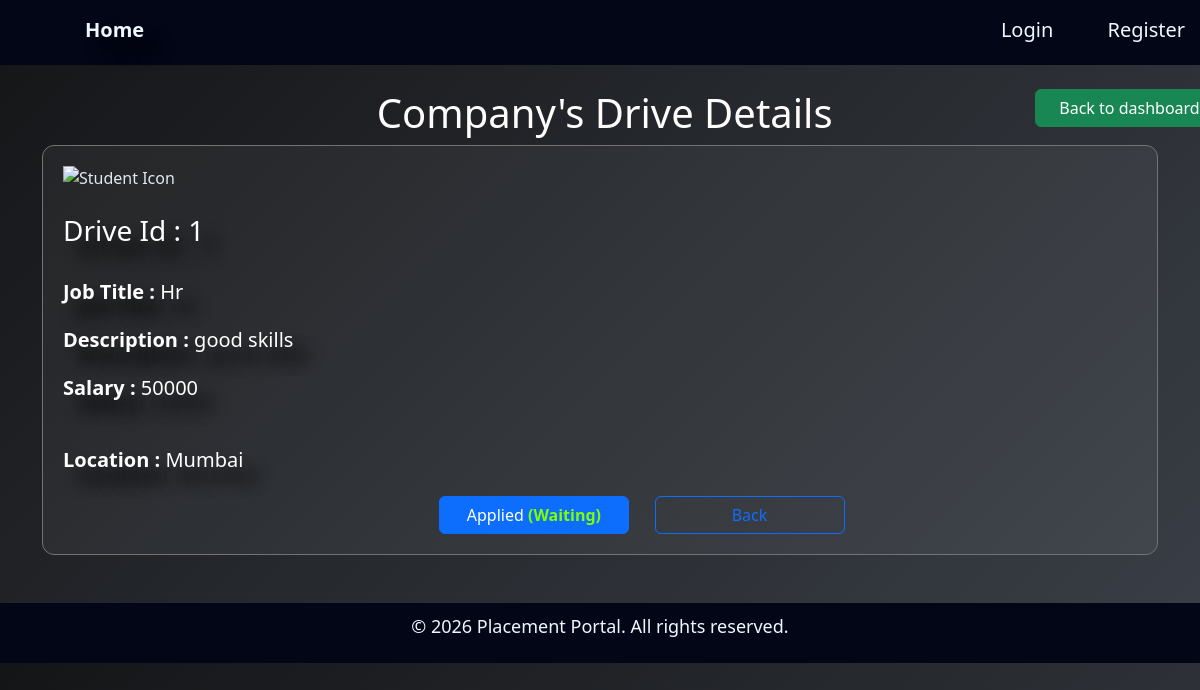
The app's page /stu_com_view/1 with its own data.
### application/models.py (models this page shows)
class Placementdrive(db.Model):
    id = db.Column(db.Integer, primary_key=True)
    company_id = db.Column(db.Integer, db.ForeignKey('companyprofile.id'), nullable=False)
    job_title = db.Column(db.String(150), nullable=False)
    job_description = db.Column(db.Text(500), nullable=False)
    salary= db.Column(db.String(50), nullable=False)
    is_approved = db.Column(db.Boolean, default=False)
    is_closed = db.Column(db.Boolean, default=False)
    company = db.relationship('Companyprofile', back_populates='drives')
    applications = db.relationship('Application', back_populates='drive',cascade="all, delete")

class Companyprofile(db.Model):
    id = db.Column(db.Integer, primary_key=True)
    user_id = db.Column(db.Integer, db.ForeignKey('user.id'), unique=True, nullable=False)
    company_name = db.Column(db.String(150), nullable=False)
    hr_contact = db.Column(db.String(150), nullable=False)
    website = db.Column(db.String(150), nullable=False)
    location = db.Column(db.String(150), nullable=False)
    user = db.relationship('User', back_populates='company_profile')
    drives = db.relationship('Placementdrive', back_populates='company',cascade="all, delete")

class Application(db.Model):
    id = db.Column(db.Integer, primary_key=True)
    student_id = db.Column(db.Integer, db.ForeignKey('studentprofile.id'), nullable=False)
    drive_id = db.Column(db.Integer, db.ForeignKey('placementdrive.id'), nullable=False)
    application_date = db.Column(db.DateTime, default=datetime.utcnow)
    status = db.Column(db.String(50), default='Applied')  #Applied/Shortlisted/Selected/Rejected
    student = db.relationship('Studentprofile', back_populates='applications')
    drive = db.relationship('Placementdrive', back_populates='applications')

### application/controllers.py (the view)
@app.route('/stu_com_view/<int:drive_id>')
def stu_com_view(drive_id):
   drive = Placementdrive.query.get(drive_id)
   if drive is None:
      abort(404)
   app = Application.query.filter_by(drive_id=drive_id).first()
   return render_template('stu_com_view.html',
                          app=app,
                          drive=drive)

### templates/stu_com_view.html (shortened to what this page needs)
{% extends "base.html" %}
{% block content %}
   <div class="container">
    <div style="display: flex;">
      <h1>Company's Drive Details</h1>
      <div style="margin-left: auto ;"><a href="{{url_for('studentdash')}}" class="btn btn-success">Back to dashboard</a></div>
    </div>
   <div class="card">
  <img style="width: 200px;" src="https://www.creativefabrica.com/wp-content/uploads/2022/10/04/Architecture-building-company-icon-Graphics-40076545-1.jpg" alt="Student Icon">
    <br><h3>Drive Id : {{drive.id}}</h3><br>
    <h5><div><p><strong>Job Title : </strong>{{drive.job_title}}</p></div></h5>
    <h5><div><p><strong>Description : </strong>{{drive.job_description}}</p></div></h5>
    <h5><div><p><strong>Salary : </strong>{{drive.salary}}</p></div></h5><br>
    <h5><div><p><strong>Location : </strong>{{drive.company.location}}</p></div></h5>
   <div>
    {% if app %}
        <a href=""  class="btn btn-primary" style="cursor: not-allowed;">
        Applied <b style="color: chartreuse;">({{app.status}})</b></a>
    {% else %}
      <a href="{{url_for('apply_job', drive_id=drive.id)}}"  class="btn btn-outline-primary">
        Apply</a>
    {% endif %}
      <a href="{{ url_for('stu_com_overview', company_id=drive.company_id) }}" style="margin-left: 2%;" class="btn btn-outline-primary">Back</a></div>
   </div>
   </div>
{% endblock %}

### static/style.css (style rules this page uses)
* { box-sizing: border-box; margin: 0; font-family: Playfair Display, 10px; }

### templates/base.html (style rules this page uses)
body { background: linear-gradient(135deg, #232428, #3a3f47); color: #fcfcfc; }

### templates/stu_com_view.html (style rules this page uses)
body { margin: 0; background: linear-gradient(135deg, #141517, #3a3f47); color: #e2e8f0; }
.container { width: 95%; margin: auto; }
.card { background:rgba(255,255,255,0.05); color: #e2e8f0; border: 1px solid #737373; border-radius: 12px; padding: 20px; }
h1 { margin-left: 30%; color: #fffcfc; }
h3 { color: #ffffff; text-shadow: 15px 15px 15px #000000; }
h5 { color: #ffffff; text-shadow: 15px 15px 15px #000000; }
a.btn { margin-left: 35%; width: 190px; }

### records on screen
Placementdrive: id "1", job_title "Hr", job_description "good skills", salary "50000"
Companyprofile: company.location "Mumbai"
Application: status "Waiting"
